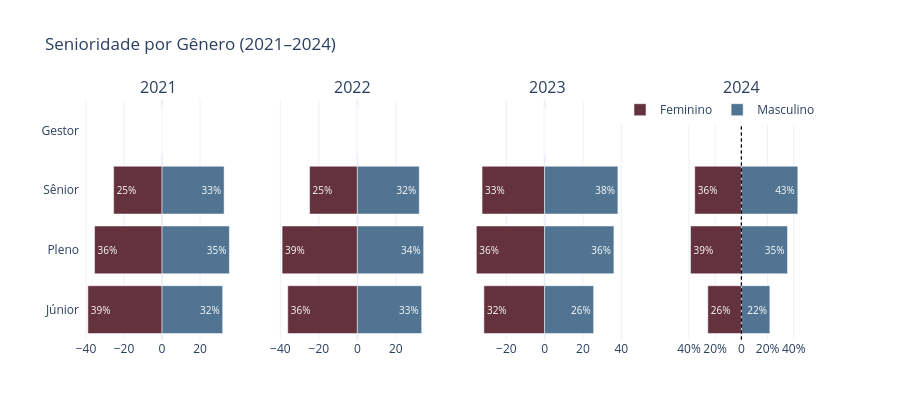

Notebook code for this chart:
### Markdown cell above
### 2.2 — Senioridade por gênero

### Code cell
fig = subplots_piramide(
    df, 'nivel', NIVEL_SENIORIDADE_EDA,
    'Senioridade por Gênero (2021–2024)',
)
fig.show()
# fig.write_image('figures/2_2_senioridade_genero.png', scale=2)

### Figure 1 — Plotly figure (JSON) as saved in the notebook; plotly's stock layout.template omitted (floating-point values rounded to 4 significant figures)
{"data": [{"legendgroup": "Feminino", "marker": {"color": "#64313E"}, "name": "Feminino", "orientation": "h", "showlegend": true, "text": ["39%", "36%", "25%", "0%"], "textfont": {"color": "white", "size": 10}, "textposition": "auto", "type": "bar", "x": [-39.02, -35.5, -25.47, 0], "xaxis": "x", "y": ["Júnior", "Pleno", "Sênior", "Gestor"], "yaxis": "y"}, {"legendgroup": "Feminino", "marker": {"color": "#64313E"}, "name": "Feminino", "orientation": "h", "showlegend": false, "text": ["36%", "39%", "25%", "0%"], "textfont": {"color": "white", "size": 10}, "textposition": "auto", "type": "bar", "x": [-36.13, -39.07, -24.8, 0], "xaxis": "x2", "y": ["Júnior", "Pleno", "Sênior", "Gestor"], "yaxis": "y2"}, {"legendgroup": "Feminino", "marker": {"color": "#64313E"}, "name": "Feminino", "orientation": "h", "showlegend": false, "text": ["32%", "36%", "33%", "0%"], "textfont": {"color": "white", "size": 10}, "textposition": "auto", "type": "bar", "x": [-31.7, -35.64, -32.66, 0], "xaxis": "x3", "y": ["Júnior", "Pleno", "Sênior", "Gestor"], "yaxis": "y3"}, {"legendgroup": "Feminino", "marker": {"color": "#64313E"}, "name": "Feminino", "orientation": "h", "showlegend": false, "text": ["26%", "39%", "36%", "0%"], "textfont": {"color": "white", "size": 10}, "textposition": "auto", "type": "bar", "x": [-25.61, -38.79, -35.6, 0], "xaxis": "x4", "y": ["Júnior", "Pleno", "Sênior", "Gestor"], "yaxis": "y4"}, {"legendgroup": "Masculino", "marker": {"color": "#517493"}, "name": "Masculino", "orientation": "h", "showlegend": true, "text": ["32%", "35%", "33%", "0%"], "textfont": {"color": "white", "size": 10}, "textposition": "auto", "type": "bar", "x": [31.91, 35.43, 32.66, 0], "xaxis": "x", "y": ["Júnior", "Pleno", "Sênior", "Gestor"], "yaxis": "y"}, {"legendgroup": "Masculino", "marker": {"color": "#517493"}, "name": "Masculino", "orientation": "h", "showlegend": false, "text": ["33%", "34%", "32%", "0%"], "textfont": {"color": "white", "size": 10}, "textposition": "auto", "type": "bar", "x": [33.42, 34.42, 32.15, 0], "xaxis": "x2", "y": ["Júnior", "Pleno", "Sênior", "Gestor"], "yaxis": "y2"}, {"legendgroup": "Masculino", "marker": {"color": "#517493"}, "name": "Masculino", "orientation": "h", "showlegend": false, "text": ["26%", "36%", "38%", "0%"], "textfont": {"color": "white", "size": 10}, "textposition": "auto", "type": "bar", "x": [25.59, 36.17, 38.24, 0], "xaxis": "x3", "y": ["Júnior", "Pleno", "Sênior", "Gestor"], "yaxis": "y3"}, {"legendgroup": "Masculino", "marker": {"color": "#517493"}, "name": "Masculino", "orientation": "h", "showlegend": false, "text": ["22%", "35%", "43%", "0%"], "textfont": {"color": "white", "size": 10}, "textposition": "auto", "type": "bar", "x": [21.74, 35.2, 43.06, 0], "xaxis": "x4", "y": ["Júnior", "Pleno", "Sênior", "Gestor"], "yaxis": "y4"}], "layout": {"annotations": [{"font": {"size": 16}, "showarrow": false, "text": "2021", "x": 0.1062, "xanchor": "center", "xref": "paper", "y": 1, "yanchor": "bottom", "yref": "paper"}, {"font": {"size": 16}, "showarrow": false, "text": "2022", "x": 0.3688, "xanchor": "center", "xref": "paper", "y": 1, "yanchor": "bottom", "yref": "paper"}, {"font": {"size": 16}, "showarrow": false, "text": "2023", "x": 0.6313, "xanchor": "center", "xref": "paper", "y": 1, "yanchor": "bottom", "yref": "paper"}, {"font": {"size": 16}, "showarrow": false, "text": "2024", "x": 0.8938, "xanchor": "center", "xref": "paper", "y": 1, "yanchor": "bottom", "yref": "paper"}], "barmode": "relative", "height": 420, "legend": {"orientation": "h", "x": 1, "xanchor": "right", "y": 1.02}, "shapes": [{"line": {"color": "black", "dash": "dot", "width": 1}, "type": "line", "x0": 0, "x1": 0, "xref": "x4", "y0": -0.5, "y1": 3.5, "yref": "y4"}, {"line": {"color": "black", "dash": "dot", "width": 1}, "type": "line", "x0": 0, "x1": 0, "xref": "x4", "y0": -0.5, "y1": 3.5, "yref": "y4"}], "title": {"text": "Senioridade por Gênero (2021–2024)"}, "xaxis": {"anchor": "y", "domain": [0, 0.2125]}, "xaxis2": {"anchor": "y2", "domain": [0.2625, 0.475]}, "xaxis3": {"anchor": "y3", "domain": [0.525, 0.7375]}, "xaxis4": {"anchor": "y4", "domain": [0.7875, 1], "range": [-60, 60], "ticktext": ["40%", "20%", "0", "20%", "40%"], "tickvals": [-40, -20, 0, 20, 40]}, "yaxis": {"anchor": "x", "domain": [0, 1]}, "yaxis2": {"anchor": "x2", "domain": [0, 1], "matches": "y", "showticklabels": false}, "yaxis3": {"anchor": "x3", "domain": [0, 1], "matches": "y", "showticklabels": false}, "yaxis4": {"anchor": "x4", "domain": [0, 1], "matches": "y", "showticklabels": false}}}
